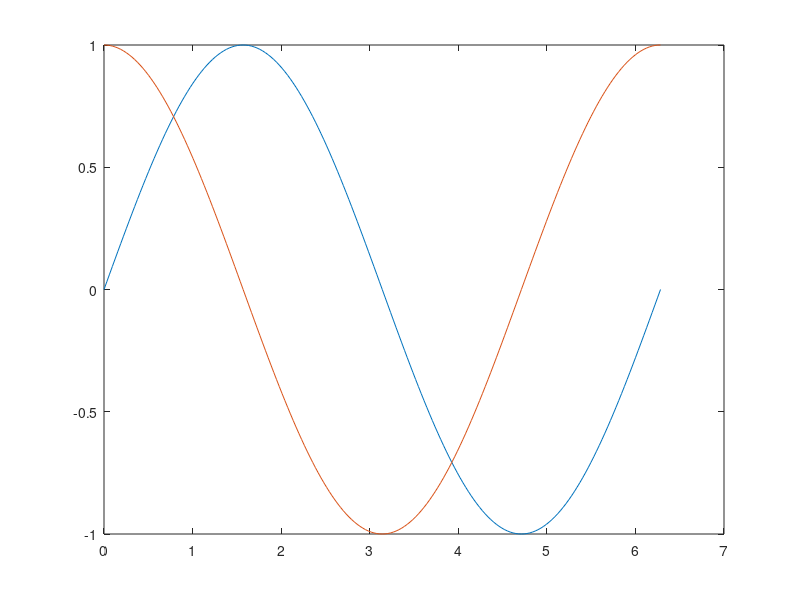

This chart was generated by the following MATLAB code:
clear all;
close all;
clc;

% for loop
% a = 1:6;
% b = 6:-1:1;
% c = 5:10;
% count = 0;
% for i = 1:6
%     count = count+a(i);
% end
% disp(count);
% 
% plot(a,b,a,c,b,c);

x = 0:pi/100:2*pi;
y1 = sin(x);
y2 = cos(x);
plot(x,y1,x,y2);